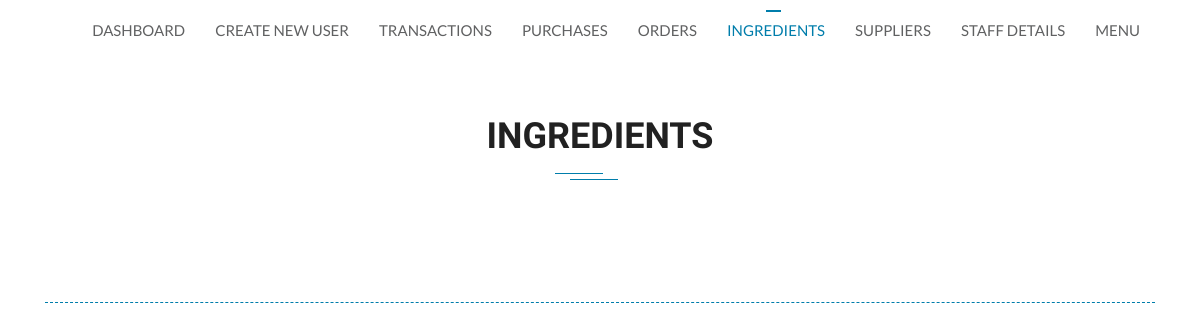
/ingredients.php, run on an earlier commit of the app's database.
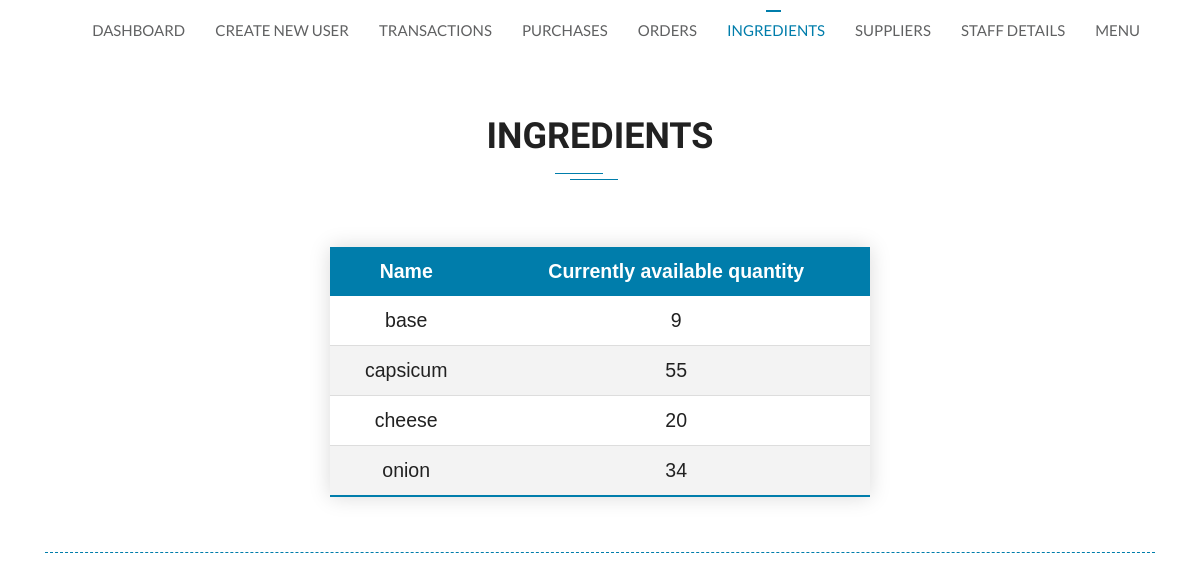
And on a later commit of the database.
### tables this page shows
CREATE TABLE `ingredients` (
  `i_name` varchar(20) NOT NULL,
  `i_quantity` int(10) DEFAULT NULL
);

### ingredients.php (the view, shortened to what this page needs)
<?php
include_once ('root.php');
?>
<!DOCTYPE html>
<html lang="en">
    <head>
        <link rel="stylesheet" type="text/css" href="assets/css/bootstrap.min.css">
        <link rel="stylesheet" type="text/css" href="assets/fonts/line-icons.css">
        <link rel="stylesheet" type="text/css" href="assets/css/slicknav.css">
        <link rel="stylesheet" type="text/css" href="assets/css/nivo-lightbox.css">
        <link rel="stylesheet" type="text/css" href="assets/css/animate.css">
        <link rel="stylesheet" type="text/css" href="assets/css/main.css">
        <link rel="stylesheet" type="text/css" href="assets/css/responsive.css">
        <link rel="stylesheet" href="https://cdnjs.cloudflare.com/ajax/libs/font-awesome/4.7.0/css/font-awesome.min.css">
        <link rel="stylesheet" href="https://cdnjs.cloudflare.com/ajax/libs/font-awesome/4.7.0/css/font-awesome.min.css">
    </head>
    <body>
    <header id="header-wrap">
      <nav class="navbar navbar-expand-lg fixed-top scrolling-navbar">
        <div class="container">
          <div class="collapse navbar-collapse" id="main-navbar">
            <ul class="navbar-nav mr-auto w-100 justify-content-end">
              <li class="nav-item">
                <a class="nav-link" href="dashboard.php">Dashboard</a>
              </li>
              <li class="nav-item">
                <a class="nav-link" href="new-user.php">Create new user</a>
              </li>
              <li class="nav-item">
                <a class="nav-link" href="transactions.php">Transactions</a>
              </li>
              <li class="nav-item">
                <a class="nav-link" href="purchases.php">Purchases</a>
              </li>
              <li class="nav-item">
                <a class="nav-link" href="orders.php">Orders</a>
              </li>
              <li class="nav-item active">
                <a class="nav-link" href="ingredients.php">Ingredients</a>
              </li>
              <li class="nav-item">
                <a class="nav-link" href="suppliers.php">Suppliers</a>
              </li>
              <li class="nav-item">
                <a class="nav-link" href="staff.php">Staff details</a>
              </li>
              <li class="nav-item">
                <a class="nav-link" href="menu.php">Menu</a>
              </li>
            </ul>
          </div>
        </div>
      </nav>
    </header>
        <br /><br />
        <section class="section-padding">
            <div class="container">
                <div class="section-title-header text-center">
                    <h1 class="section-title wow fadeInUp" data-wow-delay="0.2s">
                      Ingredients
                    </h1>
                  </div>
            </div></br>
            <div class="container">
                <div class="row">
                    <div class="col-md-3"></div>
                    <div class="col-md-6">
                        <table style="width: 100%;" id="ingredients" class="styled-table">
                          <?php
                          $sql = "SELECT * from ingredients";
                          if($result = mysqli_query($link,$sql)){
                            if(mysqli_num_rows($result) > 0){
                          ?>
                          <thead>
                            <tr>
                              <th>Name</th>
                              <th>Currently available quantity</th>
                            </tr>
                          </thead>
                          <?php
                              while($row = mysqli_fetch_array($result)){
                                $i = $row['i_name'];
                                $q = $row['i_quantity'];
                        ?>
                        <tr>
                          <td><?php echo $i; ?></td>
                          <td><?php echo $q; ?></td>
                        </tr>
                        <?php
                              }
                            }
                          }
                        ?>
                      </table>
                    </div>
                </div>
              <div class="container-fluid br-line"></div>
            </div>
          </section>
    </body>
  </html>

What changed in the data, as far as the page shows it:
added ingredients: i_name "base", i_quantity "9"
added ingredients: i_name "capsicum", i_quantity "55"
added ingredients: i_name "cheese", i_quantity "20"
added ingredients: i_name "onion", i_quantity "34"
Also different on the page:
text now shown: "Name Currently available quantity"
